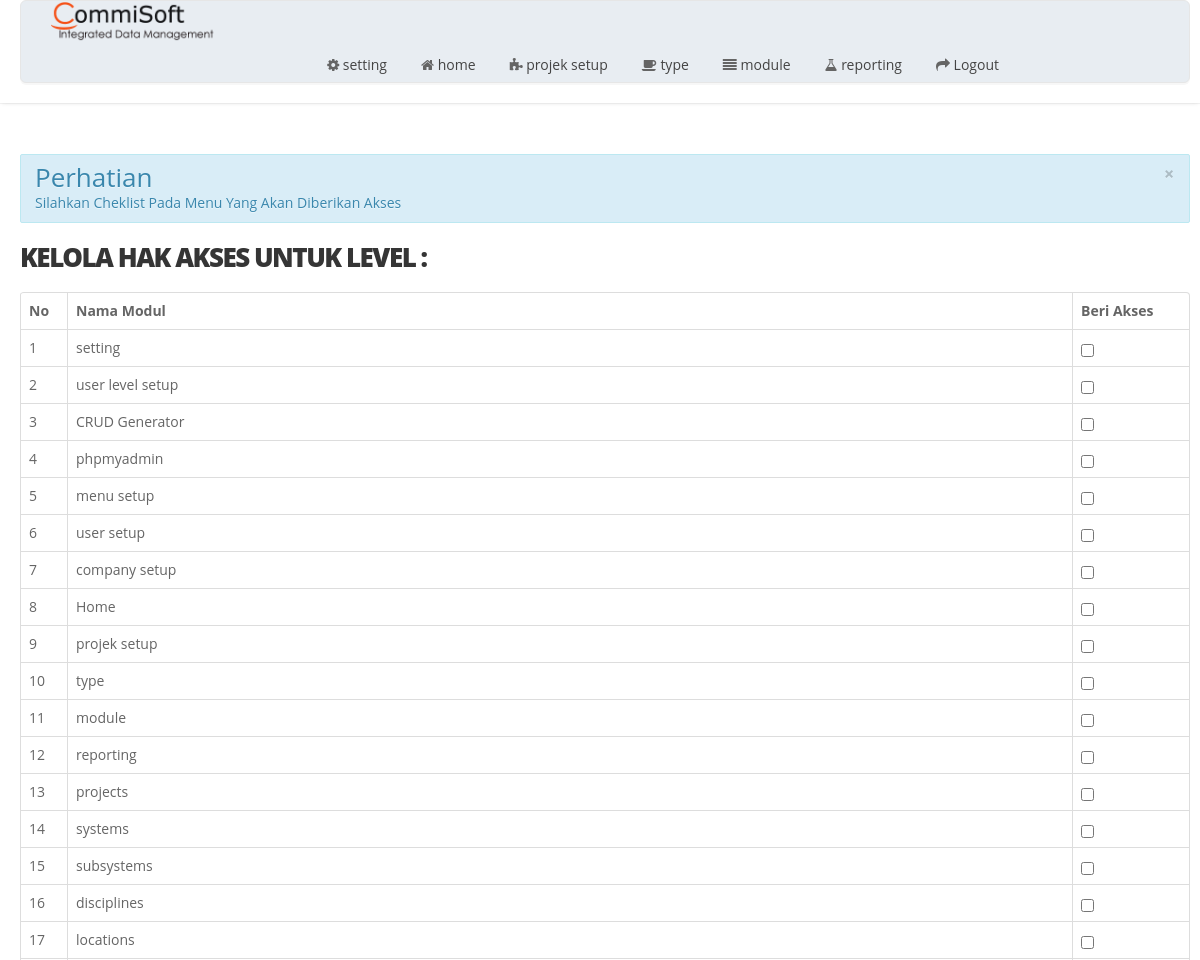
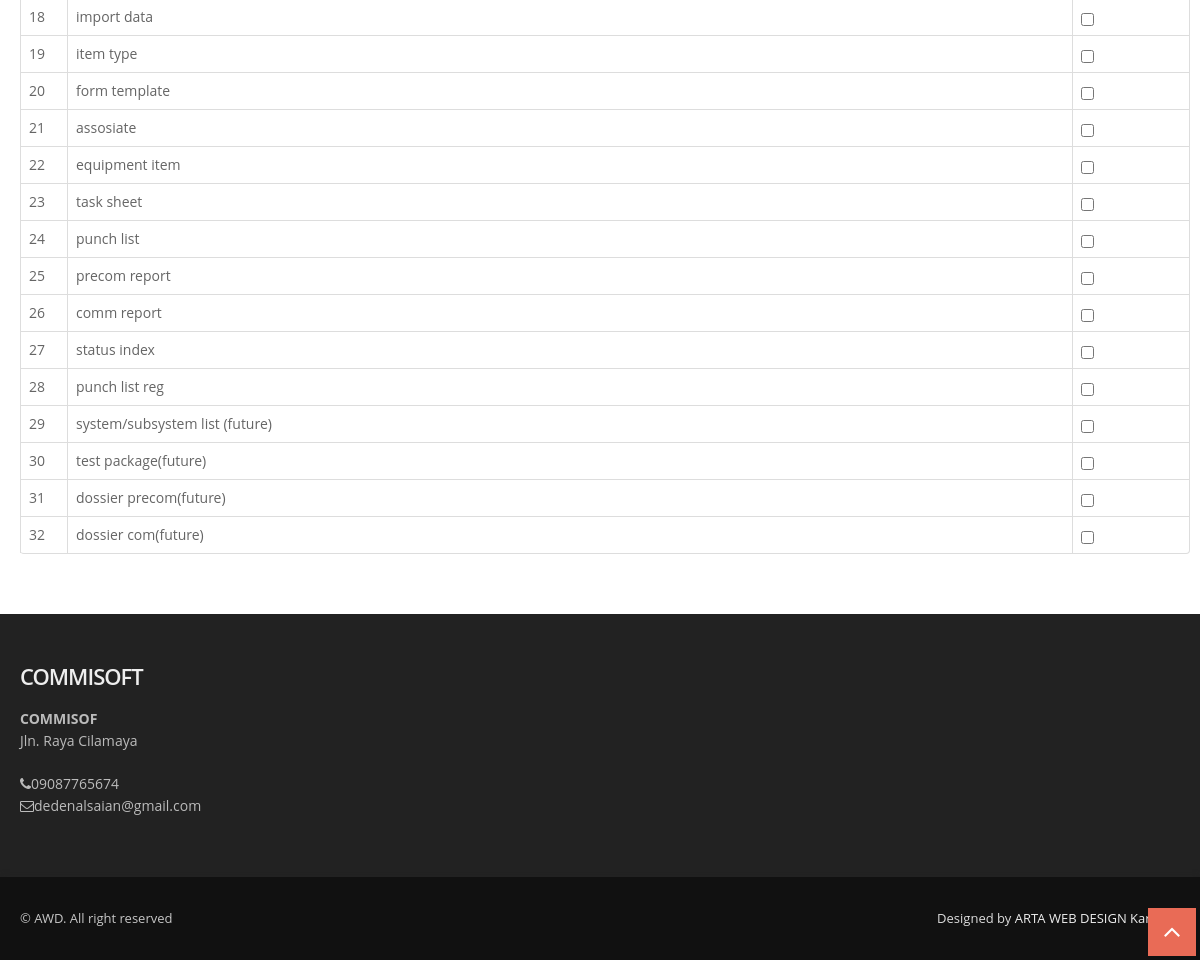
Page /index.php/userlevel/akses on the committed database (2 pictures, top to bottom).
### tables this page shows
CREATE TABLE `tbl_menu`  (
  `id_menu` int(11) NOT NULL AUTO_INCREMENT,
  `title` varchar(50) NOT NULL,
  `url` varchar(30) NOT NULL,
  `icon` varchar(30) NOT NULL,
  `is_main_menu` int(11) NOT NULL,
  `is_aktif` enum('y','n') NOT NULL COMMENT 'y=yes,n=no',
  PRIMARY KEY (`id_menu`) USING BTREE
);

CREATE TABLE `tbl_perusahaan`  (
  `id_perusahaan` int(11) NOT NULL AUTO_INCREMENT,
  `kode` varchar(6) NOT NULL,
  `nama_perusahaan` varchar(100) NOT NULL,
  `biodata` text NOT NULL,
  `no_izin` varchar(50) NOT NULL,
  `no_hp` varchar(20) NOT NULL,
  `no_pajak` varchar(25) NOT NULL,
  `alamat` text NOT NULL,
  `email` varchar(250) NOT NULL,
  `password_email` varchar(250) NOT NULL,
  `tgl_berdiri` date NOT NULL,
  `images` text NOT NULL,
  PRIMARY KEY (`id_perusahaan`) USING BTREE
);

### application/libraries/Template.php (called while the page is built)
<?php if ( ! defined('BASEPATH')) exit('No direct script access allowed');
class Template {
		var $template_data = array();
		function set($name, $value)
		{
			$this->template_data[$name] = $value;
		}
		function load($template = '', $view = '' , $view_data = array(), $return = FALSE)
		{
			$this->CI =& get_instance();
			$this->set('contents', $this->CI->load->view($view, $view_data, TRUE));
			return $this->CI->load->view($template, $this->template_data, $return);
		}
}

### application/controllers/Userlevel.php (called while the page is built, shortened)
<?php
class Userlevel extends CI_Controller
{
    function akses(){
        $data['level'] = $this->db->get_where('tbl_user_level',array('id_user_level'=>  $this->uri->segment(3)))->row_array();
        $data['menu'] = $this->db->get('tbl_menu')->result();
        $this->template->load('template','userlevel/akses',$data);
    }
}

### index.php (called while the page is built, shortened)
<?php
require_once BASEPATH.'core/CodeIgniter.php';

### application/views/userlevel/akses.php (the view, shortened to what this page needs)
<section id="content">
      <div class="container">
        <div class="row">
            <div class="span12">
                <?php echo alert('alert-info', 'Perhatian', 'Silahkan Cheklist Pada Menu Yang Akan Diberikan Akses') ?>
                <div class="box box-warning box-solid">
                    <div class="box-header">
                        <h4 class="box-title"><strong>KELOLA HAK AKSES UNTUK LEVEL :  <?php echo $level['nama_level'] ?></strong></h4>
                    </div>
                    <div class="box-body">
                        <div style="padding-bottom: 10px;">
                            <table class="table table-bordered table-striped" id="mytable">
                                <thead>
                                    <tr>
                                        <th width="30px">No</th>
                                        <th>Nama Modul</th>
                                        <th width="100px">Beri Akses</th>
                                    </tr>
                                    <?php
                                    $no = 1;
                                    foreach ($menu as $m) {
                                        echo "<tr>
                        <td>$no</td>
                        <td>$m->title</td>
                        <td align='center'><input class='form-control' type='checkbox' ".  checked_akses($this->uri->segment(3), $m->id_menu)." onClick='kasi_akses($m->id_menu)'></td>
                        </tr>";
                                        $no++;
                                    }
                                    ?>
                                </thead>
                            </table>
                        </div>
                    </div>
                </div>
            </div>
    </section>
</div>

### application/views/template.php (shortened to what this page needs)
<?php $perus = $this->db->get_where('tbl_perusahaan','id_perusahaan=1')->row();?>
<!DOCTYPE html>
<html lang="en">
<head>
  <link href="<?=base_url('') ?>assets/css/bootstrap.css" rel="stylesheet" />
  <link href="<?=base_url('') ?>assets/css/bootstrap-responsive.css" rel="stylesheet" />
  <link href="<?=base_url('') ?>assets/css/flexslider.css" rel="stylesheet" />
  <link href="<?=base_url('') ?>assets/css/prettyPhoto.css" rel="stylesheet" />
  <link href="<?=base_url('') ?>assets/css/camera.css" rel="stylesheet" />
  <link href="<?=base_url('') ?>assets/css/jquery.bxslider.css" rel="stylesheet" />
  <link href="<?=base_url('') ?>assets/css/style.css" rel="stylesheet" />
  <link href="<?=base_url('') ?>assets/color/default.css" rel="stylesheet" />
</head>
<body>
  <div id="wrapper">
    <header>
      <div class="container">
        <div class="row nomargin pricing-box-wrap animated-fast flyIn">
          <div class="span2">
            <div class="logo">
              <a href="<?=base_url('') ?>"><img src="<?=base_url('assets/') ?>img/logo.png" alt="ARTA WEB DESIGN KARAWANG"/></a>
            </div>
          </div>
          <div class="span10">
            <div class="navbar navbar-static-top">
              <div class="navigation">
                <nav>
                  <ul class="nav topnav">
                      <?php
        $setting = $this->db->get_where('tbl_setting',array('id_setting'=>1))->row_array();
        if($setting['value']=='ya'){
            $id_user_level = $this->session->userdata('id_user_level');
            $sql_menu = "SELECT *
            FROM tbl_menu
            WHERE id_menu in(select id_menu from tbl_hak_akses where id_user_level=$id_user_level) and is_main_menu=0 and is_aktif='y' order by id_menu asc";
        }else{
            $sql_menu = "select * from tbl_menu where is_aktif='y' and is_main_menu=0 order by id_menu asc";
        }
        $main_menu = $this->db->query($sql_menu)->result();
        foreach ($main_menu as $menu){
            $this->db->where('is_main_menu',$menu->id_menu);
            $this->db->where('is_aktif','y');
            $this->db->order_by('id_menu', 'asc');
            $submenu = $this->db->get('tbl_menu');
            if($submenu->num_rows()>0){
                echo "<li class='dropdown'>
                        <a href='#'>
                            <i class='$menu->icon'></i> <span>".strtolower($menu->title)."</span>
                            <span class='pull-right-container'>
                                <i class='fa fa-angle-left pull-right'></i>
                            </span>
                        </a>
                        <ul class='dropdown-menu' >";
                        echo" </ul>
                    </li>";
            }else{
                echo "<li>";
                echo anchor($menu->url,"<i class='".$menu->icon."'></i> ".strtolower($menu->title));
                echo "</li>";
            }
        }
        ?>
                  <li><?php echo anchor('auth/logout',"<i class='icon-share-alt'></i> Logout");?></li>
                  </ul>
                </nav>
              </div>
            </div>
          </div>
        </div>
      </div>
    </header>
      <?=$contents ?>
    <footer>
      <div class="container">
        <div class="row">
          <div class="span12">
            <div class="widget">
              <h5 class="widgetheading">COMMISOFT</h5>
              			<address>
							<strong><?=$perus->nama_perusahaan;?></strong><br>
							<?=$perus->alamat;?> <br>
						</address>
              <p>
                <i class="icon-phone"></i><?=$perus->no_hp;?><br>
                <i class="icon-envelope-alt"></i><?=$perus->email;?>
              </p>
            </div>
          </div>
        </div>
      </div>
      <div id="sub-footer">
        <div class="container">
          <div class="row">
            <div class="span6">
              <div class="copyright">
                <p><span>&copy; AWD. All right reserved</span></p>
              </div>
            </div>
            <div class="span6">
              <div class="credits">
                Designed by <a href="<?=base_url('') ?>">ARTA WEB DESIGN Karawang</a>
              </div>
            </div>
          </div>
        </div>
      </div>
    </footer>
  <a href="#" class="scrollup"><i class="icon-angle-up icon-square icon-bglight icon-2x active"></i></a>
</body>
</html>

### assets/css/style.css (style rules this page uses)
body { font-family: 'Open Sans', sans-serif; font-size: 14px; font-weight: 400; line-height: 1.6em; color: #656565; }
a { color: #4b5056; }
.bold { font-weight: 900; }
.container { padding: 0 20px 0 20px; position: relative; }
#wrapper { width: 100%; margin: 0; padding: 0; }
.row { margin-bottom: 30px; }
.row.nomargin { margin-bottom: 0; }
header { background: #fff; margin: 0; padding: 0 0 20px; position: relative; z-index: 2000; -webkit-box-shadow: 0 2px 4px -2px #ddd; -moz-box-shadow: 0 2px 4px -2px #ddd; box-shadow: 0 2px 4px -2px #ddd; }
header .logo { float: left; }
header .logo img { margin-bottom: 5px; }
header .navigation { float: right; }
header ul.nav li { border: none; margin: 0; }
header ul.nav li a { border: none; font-weight: 400; }
.navbar .nav>li>a { font-size: 14px; color: #444; text-shadow: none; }
header ul.nav li a i { color: #656565; }
ul.nav li.dropdown a { z-index: 1000; display: block; }
#content { position: relative; background: #fff; border-top: 1px solid #f2f2f2; padding: 50px 0 0 0; }
.box { width: 100%; }
footer { padding: 50px 0 0 0; color: #bbb; background: #222; }
footer a { color: #eee; text-decoration: none; }
footer h1, footer h2, footer h3, footer h4, footer h5, footer h6 { color: #eee; }
footer address { line-height: 1.6em; }
footer h5.widgetheading { text-transform: none; font-weight: 600; letter-spacing: -1px; margin-bottom: 20px; }
footer .widget i { color: #bbb; }
#sub-footer { background: #111; text-shadow: none; color: #ddd; padding: 0; padding-top: 30px; margin: 20px 0 0 0; -webkit-box-shadow: 0 -4px 4px -2px #222; -moz-box-shadow: 0 -4px 4px -2px #222; box-shadow: 0 -4px 4px -2px #222; }
#sub-footer p { margin: 0; padding: 0; }
#sub-footer span { color: #c7c7c7; }
.copyright p { text-align: left; font-size: 13px; }
.credits { text-align: right; font-size: 13px; }
.scrollup { position: fixed; width: 32px; height: 32px; bottom: 20px; right: 20px; }
a.scrollup { outline: 0; text-decoration: none; }
a i.icon-bglight, a i.icon-bgdark, a i.icon-bgprimary, a i.icon-bgwarning, a i.icon-bgsuccess, a i.icon-bginverse, a i.icon-bgdanger { display: inline-block; }
[class^="icon-"], [class*=" icon-"] { color: #404040; }

### assets/color/default.css (style rules this page uses)
[class^="icon-"].active { color:#e96b56; }
i.icon-bglight.active { background: #e96b56; }

### assets/css/overwrite.css (style rules this page uses)
h1, h2, h3, h4, h5, h6 { font-family:'Open Sans', sans-serif; color:#353535; font-weight:400; line-height:1.1em; margin-top:0; }
h4 { font-size:26px; margin-bottom:20px; }
h5 { font-size:22px; margin-bottom:20px; }
h1 strong,h2 strong,h3 strong,h4 strong,h5 strong,h6 strong { font-weight:800; letter-spacing:-1.5px; }
.widget h4,.widget h5 { font-weight:300; margin-bottom:20px; }
.table-bordered thead:first-child tr:first-child > th:first-child, .table-bordered tbody:first-child tr:first-child > td:first-child { -webkit-border-top-left-radius: 2px; border-top-left-radius: 2px; -moz-border-radius-topleft: 2px; }
.table-bordered thead:first-child tr:first-child > th:last-child, .table-bordered tbody:first-child tr:first-child > td:last-child { -webkit-border-top-right-radius: 2px; border-top-right-radius: 2px; -moz-border-radius-topright: 2px; }
ul, ol { padding: 0; margin: 0 0 10px 25px; }
li { line-height: 1.6em; }
.navbar .nav { border-right:none; border-left:none; }
.navbar .nav > li > a { float: none; font-size:13px; margin-left:10px; margin-right:0; text-decoration: none; text-shadow: none; border-right:none; border-left:none; color: #fff; border:2px solid transparent; padding:4px 10px 4px 10px; background-image: none; background: none; }

### assets/css/shortcodes.css (style rules this page uses)
.pricing-box-wrap { border: 1px solid #e6e6e6; background:#e8edf2; position:relative; margin:0 0 20px 0; padding:0; -webkit-box-shadow: 0 2px 0 rgba(0,0,0,0.03); -moz-box-shadow: 0 2px 0 rgba(0,0,0,0.03); box-shadow: 0 2px 0 rgba(0,0,0,0.03); border-radius: 6px; -moz-border-radius: 6px; -webkit-border-radius: 6px; }
i.icon-bglight { color: #444; background: #f7f7f7; }
i.icon-bglight.active { color: #fff; }
.icon-square { display: inline-block; text-align: center; color: #444; background: #f5f5f5; width: 24px !important; height: 24px !important; line-height: 24px !important; }
.icon-square.icon-2x { width: 48px !important; height: 48px !important; line-height: 48px !important; }

### rows in the picture
tbl_menu: title "setting"
tbl_menu: url+icon+title "home", title "Home"
tbl_menu: title "projek setup"
tbl_menu: title "type"
tbl_menu: title "module"
tbl_menu: title "reporting"
tbl_menu: title "user level setup"
tbl_menu: title "CRUD Generator"
tbl_menu: title "phpmyadmin"
tbl_menu: title "menu setup"
tbl_menu: title "user setup"
tbl_menu: title "company setup"
tbl_menu: title "projects"
tbl_menu: title "systems"
tbl_menu: title "subsystems"
tbl_menu: title "disciplines"
tbl_menu: title "locations"
tbl_menu: title "import data"
tbl_menu: title "item type"
tbl_menu: title "form template"
tbl_menu: title "assosiate"
tbl_menu: title "equipment item"
tbl_menu: title "task sheet"
tbl_menu: title "punch list"
tbl_menu: title "precom report"
tbl_menu: title "comm report"
tbl_menu: title "status index"
tbl_menu: title "punch list reg"
tbl_menu: title "system/subsystem list (future)"
tbl_menu: title "test package(future)"
tbl_menu: title "dossier precom(future)"
tbl_menu: title "dossier com(future)"
tbl_perusahaan: nama_perusahaan "COMMISOF", alamat "Jln. Raya Cilamaya", no_hp "09087765674", email "dedenalsaian@gmail.com"

### other values in the picture
anchor('auth/logout',"<i class='icon-share-alt'></i> Logout") "Logout"
$title "Perhatian"
$description "Silahkan Cheklist Pada Menu Yang Akan Diberikan Akses"
